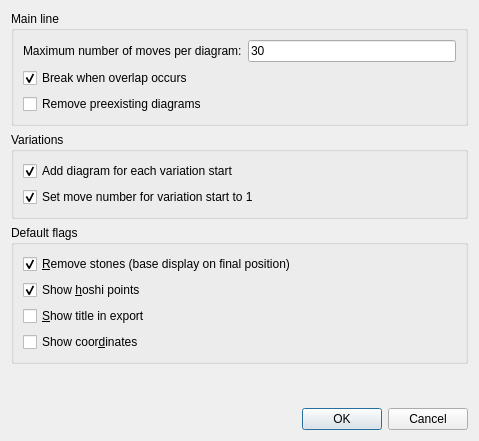
<?xml version="1.0" encoding="UTF-8"?>
<ui version="4.0">
 <class>AutoDiagsDialog</class>
 <widget class="QDialog" name="AutoDiagsDialog">
  <property name="geometry">
   <rect>
    <x>0</x>
    <y>0</y>
    <width>479</width>
    <height>441</height>
   </rect>
  </property>
  <property name="windowTitle">
   <string>Dialog</string>
  </property>
  <layout class="QVBoxLayout" name="verticalLayout">
   <item>
    <widget class="QGroupBox" name="groupBox">
     <property name="title">
      <string>Main line</string>
     </property>
     <layout class="QGridLayout" name="gridLayout_3">
      <item row="0" column="1">
       <widget class="QLineEdit" name="maxMovesEdit">
        <property name="text">
         <string>30</string>
        </property>
       </widget>
      </item>
      <item row="1" column="0">
       <widget class="QCheckBox" name="overlapCheckBox">
        <property name="text">
         <string>Break when overlap occurs</string>
        </property>
        <property name="checked">
         <bool>true</bool>
        </property>
       </widget>
      </item>
      <item row="0" column="0">
       <widget class="QLabel" name="label">
        <property name="text">
         <string>Maximum number of moves per diagram:</string>
        </property>
        <property name="buddy">
         <cstring>maxMovesEdit</cstring>
        </property>
       </widget>
      </item>
      <item row="2" column="0">
       <widget class="QCheckBox" name="clearOldCheckBox">
        <property name="text">
         <string>Remove preexisting diagrams</string>
        </property>
       </widget>
      </item>
     </layout>
    </widget>
   </item>
   <item>
    <widget class="QGroupBox" name="groupBox_2">
     <property name="title">
      <string>Variations</string>
     </property>
     <layout class="QGridLayout" name="gridLayout_2">
      <item row="0" column="0" rowspan="2" colspan="2">
       <widget class="QCheckBox" name="varDiagsCheckBox">
        <property name="text">
         <string>Add diagram for each variation start</string>
        </property>
        <property name="checked">
         <bool>true</bool>
        </property>
       </widget>
      </item>
      <item row="2" column="0">
       <widget class="QCheckBox" name="varOneCheckBox">
        <property name="text">
         <string>Set move number for variation start to 1</string>
        </property>
        <property name="checked">
         <bool>true</bool>
        </property>
       </widget>
      </item>
     </layout>
    </widget>
   </item>
   <item>
    <widget class="QGroupBox" name="groupBox_3">
     <property name="title">
      <string>Default flags</string>
     </property>
     <layout class="QGridLayout" name="gridLayout_4">
      <item row="1" column="0">
       <widget class="QCheckBox" name="hoshiCheckBox">
        <property name="text">
         <string>Show &amp;hoshi points</string>
        </property>
        <property name="checked">
         <bool>true</bool>
        </property>
       </widget>
      </item>
      <item row="0" column="0">
       <widget class="QCheckBox" name="remStoneCheckBox">
        <property name="text">
         <string>&amp;Remove stones (base display on final position)</string>
        </property>
        <property name="checked">
         <bool>true</bool>
        </property>
       </widget>
      </item>
      <item row="2" column="0">
       <widget class="QCheckBox" name="titleCheckBox">
        <property name="text">
         <string>&amp;Show title in export</string>
        </property>
       </widget>
      </item>
      <item row="3" column="0">
       <widget class="QCheckBox" name="coordsCheckBox">
        <property name="text">
         <string>Show coor&amp;dinates</string>
        </property>
       </widget>
      </item>
     </layout>
    </widget>
   </item>
   <item>
    <spacer name="verticalSpacer">
     <property name="orientation">
      <enum>Qt::Vertical</enum>
     </property>
     <property name="sizeHint" stdset="0">
      <size>
       <width>20</width>
       <height>0</height>
      </size>
     </property>
    </spacer>
   </item>
   <item>
    <widget class="QDialogButtonBox" name="buttonBox">
     <property name="orientation">
      <enum>Qt::Horizontal</enum>
     </property>
     <property name="standardButtons">
      <set>QDialogButtonBox::Cancel|QDialogButtonBox::Ok</set>
     </property>
    </widget>
   </item>
  </layout>
 </widget>
 <resources/>
 <connections>
  <connection>
   <sender>buttonBox</sender>
   <signal>accepted()</signal>
   <receiver>AutoDiagsDialog</receiver>
   <slot>accept()</slot>
   <hints>
    <hint type="sourcelabel">
     <x>248</x>
     <y>254</y>
    </hint>
    <hint type="destinationlabel">
     <x>157</x>
     <y>274</y>
    </hint>
   </hints>
  </connection>
  <connection>
   <sender>buttonBox</sender>
   <signal>rejected()</signal>
   <receiver>AutoDiagsDialog</receiver>
   <slot>reject()</slot>
   <hints>
    <hint type="sourcelabel">
     <x>316</x>
     <y>260</y>
    </hint>
    <hint type="destinationlabel">
     <x>286</x>
     <y>274</y>
    </hint>
   </hints>
  </connection>
 </connections>
</ui>
